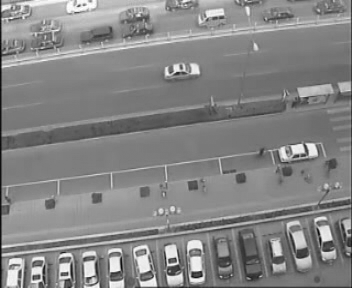
%> input picture matlab/images/hsimg1.png, 352 x 288 px
$ octave que6.m   (GNU Octave 9; MATLAB toolbox functions it lacks are replaced by stand-ins)
%> lines starting %> are read from the running program, lines starting %| are printed output that depends on the picture
%> further down, img1 is the input picture: size 288x352 uint8; min 7, max 255, mean 133.1
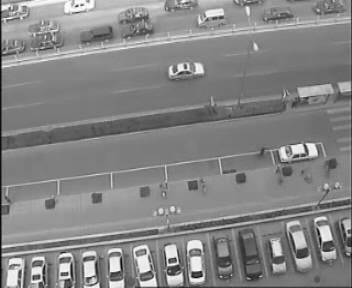
%> input picture matlab/images/hsimg2.png, 352 x 288 px
%> further down, img2 is the input picture: size 288x352 uint8; min 6, max 255, mean 133.1
### matlab/deriv.m
function [Ex,Ey,Et] = deriv(img1,img2)

% rescale image to adjust for brightness changes
img1 = im2double(img1);
%> img1: size 288x352 double
img1 = img1/max(img1(:));

img2 = im2double(img2);
%> img2: size 288x352 double
img2 = img2/max(img2(:));
% define kernels
kerHor = 0.25*[1,-1;1,-1];
kerVer = 0.25*[-1,-1;1,1];
kert = 0.25*[-1,-1;-1,-1];
% find gradients
Ex = conv2(img1,kerHor,'same') + conv2(img2,kerHor,'same');
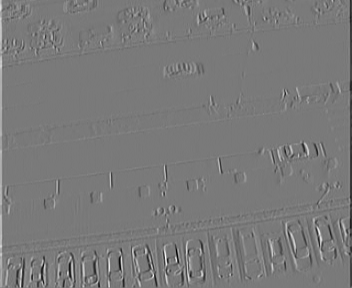
%> Ex: size 288x352 double; min -0.523, max 0.569, mean -0.000186; drawn with min black and max white
Ey = conv2(img2,kerVer,'same') + conv2(img2,kerVer,'same');
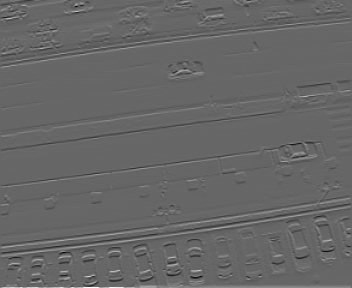
%> Ey: size 288x352 double; min -0.641, max 0.951, mean 0.00232; drawn with min black and max white
Et = conv2(img2,-kert,'same') + conv2(img1,kert,'same');
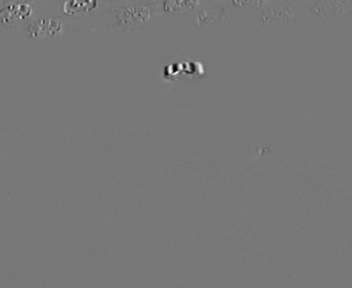
%> Et: size 288x352 double; min -0.529, max 0.594, mean 0.000137; drawn with min black and max white
end

### matlab/findUV.m
function [U,V] = findUV(Ex,Ey,Et,alpha)
%> called with alpha = 0.05
% initialize matrix
U = zeros(size(Ex));
V = zeros(size(Ex));
% define kernel to find average of the matrix using laplacian approximation
avgKer = [1/12,1/6,1/12;1/6,-1,1/6;1/12,1/6,1/12];

iter = 1;
% define number of iterations
numIter = 200;
B = alpha^2 + (Ex.^2) + (Ey.^2);
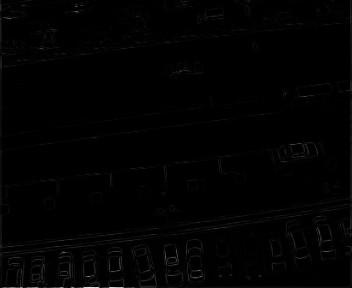
%> B: size 288x352 double; min 0.0025, max 0.907, mean 0.00963
while(iter<numIter)
    % find average for both u and v
    avgU = conv2(U,avgKer,'same');
    avgV = conv2(V,avgKer,'same');
    A = (Ex.*avgU)+(Ey.*avgV)+Et;
    U = avgU - Ex.*(A./B);
    V = avgV - Ey.*(A./B);
    iter = iter+1;
end
%> after the loop, iter = 200
end

### matlab/que6.m
% read images
img1 = imread('images/hsimg1.png');
img2 = imread('images/hsimg2.png');
% define alpha
alpha = 0.05;
% find derivatives
[Ex,Ey,Et] = deriv(img1,img2);
% find u and v velocity vectors
[U,V] = findUV(Ex,Ey,Et,alpha);

% display the image with velocity vectors
[imgH,imgW] = size(img1);
%> imgH = 288; imgW = 352
[X,Y] = meshgrid(1:imgW,1:imgH);
imshow(img1);
hold on;
quiver(X,Y,U,V,3);
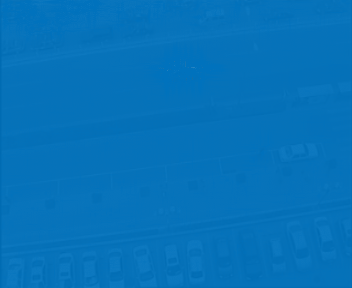
%> figure redrawn from the program's plot data
